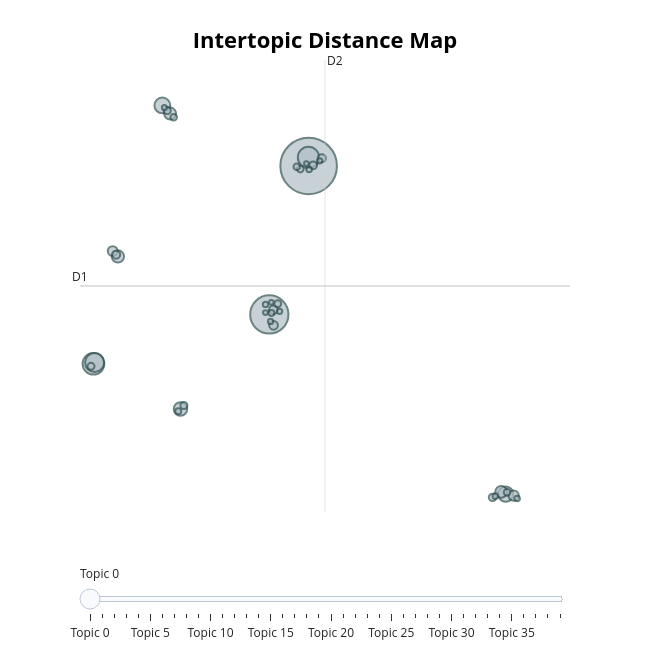

The notebook cell this image was saved under:
### Code cell
fig = topic_model.visualize_topics()
fig.write_html('output/bertopic_cluster_visualize.html')
fig.show()

### Figure 1 — Plotly figure (JSON) as saved in the notebook; plotly's stock layout.template omitted (floating-point values rounded to 4 significant figures)
{"data": [{"customdata": [[0, "makan | bergizi | gratis | saya | sekolah", 1601], [1, "bapak_prabowo | bapak | alhamdulillah | lanjutkan | sehat_selalu", 732], [2, "bapak_presiden | presiden | sehat_selalu | presidenku | bapak", 235], [3, "sekolah | pendidikan | guru | di | pendidikan_gratis", 227], [4, "indonesia | rakyat_indonesia | dan | semoga | untuk", 181], [5, "korupsi | koruptor | lahan_korupsi | korup | ladang_korupsi", 124], [6, "mokel | baik | niat | yang | bapak", 115], [7, "uang | uangnya | duit | saja | bapak", 91], [8, "program | bagus | programnya | nya | program_ini", 76], [9, "kerja | lapangan_pekerjaan | bos | lapangan_kerja | boss", 71], [10, "keracunan | banyak | anak | yang | racun", 70], [11, "jangan | tidak | bicara | belum | botak", 53], [12, "bpk | bpk_prabowo | bp | kn | yang", 47], [13, "menangis | beliau | sedih | air | mataku", 39], [14, "enak | enak_sangat | bakso | itu | enak_loh", 37], [15, "dapur | dapurnya | amanah | yang | jam_berapa", 33], [16, "program | program_ini | bagus | bapak | baik", 32], [17, "tim | belum_dapet | team | yang | gr", 30], [18, "selalu_habis | selalu | selalu_abis | alasanku | saya", 28], [19, "ekonomi | perekonomian | max | berputar | peluang_kerja", 26], [20, "pemimpin | republik | bela | muda | sejak", 25], [21, "gaji | kan | termin | bayar | di", 25], [22, "omon_omon | omon | mulu | bosan | doang", 24], [23, "nasi | kang | beras | bgai | mkn", 23], [24, "ahli_gizi | undang | profesi | pelatihan | bulan", 22], [25, "orang_tua | anaknya | orng_tua | perhatiin | nya", 22], [26, "sayur | bawang | sayuran | kangkung | putih", 21], [27, "sembako | murah | bahan_pokok | mahal | barang", 18], [28, "betul | benar | pa | ppkk | true", 18], [29, "pulang | abis | sampai_rumah | pas | belum", 16], [30, "kasih | rayat | persiden | saya | bersukur", 16], [31, "kek | kek_begini | kue | begitu | kali", 15], [32, "i_love_you | love | i_love | love_you | tahuuuuuuu", 15], [33, "sticker | soryyyy | maaaaappppp | dihabisin | itu", 14], [34, "maaf | maaf_ya_kakak | abisin | maaf_ya | cibatok", 14], [35, "pagi | telur | tidur | basi | kaliann", 14], [36, "kemiskinan | brantas | miskin | buka_lapangan_kerja | ngomel", 13], [37, "mokel | jabaning | astagfirullah | template | rantang", 11], [38, "masya_allah | bayak | ya_allah | butuhkn | sekalli", 11], [39, "lucu | tertawa | ngisi | badut | acara", 11]], "hovertemplate": "<b>Topic %{customdata[0]}</b><br>%{customdata[1]}<br>Size: %{customdata[2]}", "legendgroup": "", "marker": {"color": "#B0BEC5", "line": {"color": "DarkSlateGrey", "width": 2}, "size": [1601, 732, 235, 227, 181, 124, 115, 91, 76, 71, 70, 53, 47, 39, 37, 33, 32, 30, 28, 26, 25, 25, 24, 23, 22, 22, 21, 18, 18, 16, 16, 15, 15, 14, 14, 14, 13, 11, 11, 11], "sizemode": "area", "sizeref": 1.001, "symbol": "circle"}, "mode": "markers", "name": "", "orientation": "v", "showlegend": false, "type": "scatter", "x": [9.138, 6.648, -4.486, 9.127, -4.411, -0.1241, 21.61, 1.025, -2.939, 0.3688, 21.33, 22.11, -3.269, 6.918, 6.902, 9.971, -3.047, 9.427, 20.78, 0.1847, -4.64, 1.241, 7.182, 8.608, 0.5928, 21.7, 8.386, 0.884, 6.782, 22.33, 20.96, 9.17, 6.409, 7.301, 6.728, 9.837, 0.005776, 8.993, 6.4, 6.776], "xaxis": "x", "y": [14.71, 5.699, 2.71, 15.22, 2.784, 18.37, -5.19, -0.03541, 9.217, 17.88, -5.058, -5.279, 9.548, 5.042, 5.982, 15.17, 9.325, 14.75, -5.391, 18.06, 2.555, 0.1794, 6.349, 14.52, 17.66, -5.087, 14.65, -0.176, 5.795, -5.459, -5.319, 14.49, 6.311, 5.889, 5.275, 15.02, 18.24, 14.85, 5.813, 6.437], "yaxis": "y"}], "layout": {"annotations": [{"showarrow": false, "text": "D1", "x": -5.336, "y": 7.425, "yshift": 10}, {"showarrow": false, "text": "D2", "x": 10.17, "xshift": 10, "y": 21.13}], "height": 650, "hoverlabel": {"bgcolor": "white", "font": {"family": "Rockwell", "size": 16}}, "legend": {"itemsizing": "constant", "tracegroupgap": 0}, "margin": {"t": 60}, "shapes": [{"line": {"color": "#CFD8DC", "width": 2}, "type": "line", "x0": 10.17, "x1": 10.17, "y0": -6.278, "y1": 21.13}, {"line": {"color": "#9E9E9E", "width": 2}, "type": "line", "x0": -5.336, "x1": 25.68, "y0": 7.425, "y1": 7.425}], "sliders": [{"active": 0, "pad": {"t": 50}, "steps": [{"args": [{"marker.color": [["red", "#B0BEC5", "#B0BEC5", "#B0BEC5", "#B0BEC5", "#B0BEC5", "#B0BEC5", "#B0BEC5", "#B0BEC5", "#B0BEC5", "#B0BEC5", "#B0BEC5", "#B0BEC5", "#B0BEC5", "#B0BEC5", "#B0BEC5", "#B0BEC5", "#B0BEC5", "#B0BEC5", "#B0BEC5", "#B0BEC5", "#B0BEC5", "#B0BEC5", "#B0BEC5", "#B0BEC5", "#B0BEC5", "#B0BEC5", "#B0BEC5", "#B0BEC5", "#B0BEC5", "#B0BEC5", "#B0BEC5", "#B0BEC5", "#B0BEC5", "#B0BEC5", "#B0BEC5", "#B0BEC5", "#B0BEC5", "#B0BEC5", "#B0BEC5"]]}], "label": "Topic 0", "method": "update"}, {"args": [{"marker.color": [["#B0BEC5", "red", "#B0BEC5", "#B0BEC5", "#B0BEC5", "#B0BEC5", "#B0BEC5", "#B0BEC5", "#B0BEC5", "#B0BEC5", "#B0BEC5", "#B0BEC5", "#B0BEC5", "#B0BEC5", "#B0BEC5", "#B0BEC5", "#B0BEC5", "#B0BEC5", "#B0BEC5", "#B0BEC5", "#B0BEC5", "#B0BEC5", "#B0BEC5", "#B0BEC5", "#B0BEC5", "#B0BEC5", "#B0BEC5", "#B0BEC5", "#B0BEC5", "#B0BEC5", "#B0BEC5", "#B0BEC5", "#B0BEC5", "#B0BEC5", "#B0BEC5", "#B0BEC5", "#B0BEC5", "#B0BEC5", "#B0BEC5", "#B0BEC5"]]}], "label": "Topic 1", "method": "update"}, {"args": [{"marker.color": [["#B0BEC5", "#B0BEC5", "red", "#B0BEC5", "#B0BEC5", "#B0BEC5", "#B0BEC5", "#B0BEC5", "#B0BEC5", "#B0BEC5", "#B0BEC5", "#B0BEC5", "#B0BEC5", "#B0BEC5", "#B0BEC5", "#B0BEC5", "#B0BEC5", "#B0BEC5", "#B0BEC5", "#B0BEC5", "#B0BEC5", "#B0BEC5", "#B0BEC5", "#B0BEC5", "#B0BEC5", "#B0BEC5", "#B0BEC5", "#B0BEC5", "#B0BEC5", "#B0BEC5", "#B0BEC5", "#B0BEC5", "#B0BEC5", "#B0BEC5", "#B0BEC5", "#B0BEC5", "#B0BEC5", "#B0BEC5", "#B0BEC5", "#B0BEC5"]]}], "label": "Topic 2", "method": "update"}, {"args": [{"marker.color": [["#B0BEC5", "#B0BEC5", "#B0BEC5", "red", "#B0BEC5", "#B0BEC5", "#B0BEC5", "#B0BEC5", "#B0BEC5", "#B0BEC5", "#B0BEC5", "#B0BEC5", "#B0BEC5", "#B0BEC5", "#B0BEC5", "#B0BEC5", "#B0BEC5", "#B0BEC5", "#B0BEC5", "#B0BEC5", "#B0BEC5", "#B0BEC5", "#B0BEC5", "#B0BEC5", "#B0BEC5", "#B0BEC5", "#B0BEC5", "#B0BEC5", "#B0BEC5", "#B0BEC5", "#B0BEC5", "#B0BEC5", "#B0BEC5", "#B0BEC5", "#B0BEC5", "#B0BEC5", "#B0BEC5", "#B0BEC5", "#B0BEC5", "#B0BEC5"]]}], "label": "Topic 3", "method": "update"}, {"args": [{"marker.color": [["#B0BEC5", "#B0BEC5", "#B0BEC5", "#B0BEC5", "red", "#B0BEC5", "#B0BEC5", "#B0BEC5", "#B0BEC5", "#B0BEC5", "#B0BEC5", "#B0BEC5", "#B0BEC5", "#B0BEC5", "#B0BEC5", "#B0BEC5", "#B0BEC5", "#B0BEC5", "#B0BEC5", "#B0BEC5", "#B0BEC5", "#B0BEC5", "#B0BEC5", "#B0BEC5", "#B0BEC5", "#B0BEC5", "#B0BEC5", "#B0BEC5", "#B0BEC5", "#B0BEC5", "#B0BEC5", "#B0BEC5", "#B0BEC5", "#B0BEC5", "#B0BEC5", "#B0BEC5", "#B0BEC5", "#B0BEC5", "#B0BEC5", "#B0BEC5"]]}], "label": "Topic 4", "method": "update"}, {"args": [{"marker.color": [["#B0BEC5", "#B0BEC5", "#B0BEC5", "#B0BEC5", "#B0BEC5", "red", "#B0BEC5", "#B0BEC5", "#B0BEC5", "#B0BEC5", "#B0BEC5", "#B0BEC5", "#B0BEC5", "#B0BEC5", "#B0BEC5", "#B0BEC5", "#B0BEC5", "#B0BEC5", "#B0BEC5", "#B0BEC5", "#B0BEC5", "#B0BEC5", "#B0BEC5", "#B0BEC5", "#B0BEC5", "#B0BEC5", "#B0BEC5", "#B0BEC5", "#B0BEC5", "#B0BEC5", "#B0BEC5", "#B0BEC5", "#B0BEC5", "#B0BEC5", "#B0BEC5", "#B0BEC5", "#B0BEC5", "#B0BEC5", "#B0BEC5", "#B0BEC5"]]}], "label": "Topic 5", "method": "update"}, {"args": [{"marker.color": [["#B0BEC5", "#B0BEC5", "#B0BEC5", "#B0BEC5", "#B0BEC5", "#B0BEC5", "red", "#B0BEC5", "#B0BEC5", "#B0BEC5", "#B0BEC5", "#B0BEC5", "#B0BEC5", "#B0BEC5", "#B0BEC5", "#B0BEC5", "#B0BEC5", "#B0BEC5", "#B0BEC5", "#B0BEC5", "#B0BEC5", "#B0BEC5", "#B0BEC5", "#B0BEC5", "#B0BEC5", "#B0BEC5", "#B0BEC5", "#B0BEC5", "#B0BEC5", "#B0BEC5", "#B0BEC5", "#B0BEC5", "#B0BEC5", "#B0BEC5", "#B0BEC5", "#B0BEC5", "#B0BEC5", "#B0BEC5", "#B0BEC5", "#B0BEC5"]]}], "label": "Topic 6", "method": "update"}, {"args": [{"marker.color": [["#B0BEC5", "#B0BEC5", "#B0BEC5", "#B0BEC5", "#B0BEC5", "#B0BEC5", "#B0BEC5", "red", "#B0BEC5", "#B0BEC5", "#B0BEC5", "#B0BEC5", "#B0BEC5", "#B0BEC5", "#B0BEC5", "#B0BEC5", "#B0BEC5", "#B0BEC5", "#B0BEC5", "#B0BEC5", "#B0BEC5", "#B0BEC5", "#B0BEC5", "#B0BEC5", "#B0BEC5", "#B0BEC5", "#B0BEC5", "#B0BEC5", "#B0BEC5", "#B0BEC5", "#B0BEC5", "#B0BEC5", "#B0BEC5", "#B0BEC5", "#B0BEC5", "#B0BEC5", "#B0BEC5", "#B0BEC5", "#B0BEC5", "#B0BEC5"]]}], "label": "Topic 7", "method": "update"}, {"args": [{"marker.color": [["#B0BEC5", "#B0BEC5", "#B0BEC5", "#B0BEC5", "#B0BEC5", "#B0BEC5", "#B0BEC5", "#B0BEC5", "red", "#B0BEC5", "#B0BEC5", "#B0BEC5", "#B0BEC5", "#B0BEC5", "#B0BEC5", "#B0BEC5", "#B0BEC5", "#B0BEC5", "#B0BEC5", "#B0BEC5", "#B0BEC5", "#B0BEC5", "#B0BEC5", "#B0BEC5", "#B0BEC5", "#B0BEC5", "#B0BEC5", "#B0BEC5", "#B0BEC5", "#B0BEC5", "#B0BEC5", "#B0BEC5", "#B0BEC5", "#B0BEC5", "#B0BEC5", "#B0BEC5", "#B0BEC5", "#B0BEC5", "#B0BEC5", "#B0BEC5"]]}], "label": "Topic 8", "method": "update"}, {"args": [{"marker.color": [["#B0BEC5", "#B0BEC5", "#B0BEC5", "#B0BEC5", "#B0BEC5", "#B0BEC5", "#B0BEC5", "#B0BEC5", "#B0BEC5", "red", "#B0BEC5", "#B0BEC5", "#B0BEC5", "#B0BEC5", "#B0BEC5", "#B0BEC5", "#B0BEC5", "#B0BEC5", "#B0BEC5", "#B0BEC5", "#B0BEC5", "#B0BEC5", "#B0BEC5", "#B0BEC5", "#B0BEC5", "#B0BEC5", "#B0BEC5", "#B0BEC5", "#B0BEC5", "#B0BEC5", "#B0BEC5", "#B0BEC5", "#B0BEC5", "#B0BEC5", "#B0BEC5", "#B0BEC5", "#B0BEC5", "#B0BEC5", "#B0BEC5", "#B0BEC5"]]}], "label": "Topic 9", "method": "update"}, {"args": [{"marker.color": [["#B0BEC5", "#B0BEC5", "#B0BEC5", "#B0BEC5", "#B0BEC5", "#B0BEC5", "#B0BEC5", "#B0BEC5", "#B0BEC5", "#B0BEC5", "red", "#B0BEC5", "#B0BEC5", "#B0BEC5", "#B0BEC5", "#B0BEC5", "#B0BEC5", "#B0BEC5", "#B0BEC5", "#B0BEC5", "#B0BEC5", "#B0BEC5", "#B0BEC5", "#B0BEC5", "#B0BEC5", "#B0BEC5", "#B0BEC5", "#B0BEC5", "#B0BEC5", "#B0BEC5", "#B0BEC5", "#B0BEC5", "#B0BEC5", "#B0BEC5", "#B0BEC5", "#B0BEC5", "#B0BEC5", "#B0BEC5", "#B0BEC5", "#B0BEC5"]]}], "label": "Topic 10", "method": "update"}, {"args": [{"marker.color": [["#B0BEC5", "#B0BEC5", "#B0BEC5", "#B0BEC5", "#B0BEC5", "#B0BEC5", "#B0BEC5", "#B0BEC5", "#B0BEC5", "#B0BEC5", "#B0BEC5", "red", "#B0BEC5", "#B0BEC5", "#B0BEC5", "#B0BEC5", "#B0BEC5", "#B0BEC5", "#B0BEC5", "#B0BEC5", "#B0BEC5", "#B0BEC5", "#B0BEC5", "#B0BEC5", "#B0BEC5", "#B0BEC5", "#B0BEC5", "#B0BEC5", "#B0BEC5", "#B0BEC5", "#B0BEC5", "#B0BEC5", "#B0BEC5", "#B0BEC5", "#B0BEC5", "#B0BEC5", "#B0BEC5", "#B0BEC5", "#B0BEC5", "#B0BEC5"]]}], "label": "Topic 11", "method": "update"}, {"args": [{"marker.color": [["#B0BEC5", "#B0BEC5", "#B0BEC5", "#B0BEC5", "#B0BEC5", "#B0BEC5", "#B0BEC5", "#B0BEC5", "#B0BEC5", "#B0BEC5", "#B0BEC5", "#B0BEC5", "red", "#B0BEC5", "#B0BEC5", "#B0BEC5", "#B0BEC5", "#B0BEC5", "#B0BEC5", "#B0BEC5", "#B0BEC5", "#B0BEC5", "#B0BEC5", "#B0BEC5", "#B0BEC5", "#B0BEC5", "#B0BEC5", "#B0BEC5", "#B0BEC5", "#B0BEC5", "#B0BEC5", "#B0BEC5", "#B0BEC5", "#B0BEC5", "#B0BEC5", "#B0BEC5", "#B0BEC5", "#B0BEC5", "#B0BEC5", "#B0BEC5"]]}], "label": "Topic 12", "method": "update"}, {"args": [{"marker.color": [["#B0BEC5", "#B0BEC5", "#B0BEC5", "#B0BEC5", "#B0BEC5", "#B0BEC5", "#B0BEC5", "#B0BEC5", "#B0BEC5", "#B0BEC5", "#B0BEC5", "#B0BEC5", "#B0BEC5", "red", "#B0BEC5", "#B0BEC5", "#B0BEC5", "#B0BEC5", "#B0BEC5", "#B0BEC5", "#B0BEC5", "#B0BEC5", "#B0BEC5", "#B0BEC5", "#B0BEC5", "#B0BEC5", "#B0BEC5", "#B0BEC5", "#B0BEC5", "#B0BEC5", "#B0BEC5", "#B0BEC5", "#B0BEC5", "#B0BEC5", "#B0BEC5", "#B0BEC5", "#B0BEC5", "#B0BEC5", "#B0BEC5", "#B0BEC5"]]}], "label": "Topic 13", "method": "update"}, {"args": [{"marker.color": [["#B0BEC5", "#B0BEC5", "#B0BEC5", "#B0BEC5", "#B0BEC5", "#B0BEC5", "#B0BEC5", "#B0BEC5", "#B0BEC5", "#B0BEC5", "#B0BEC5", "#B0BEC5", "#B0BEC5", "#B0BEC5", "red", "#B0BEC5", "#B0BEC5", "#B0BEC5", "#B0BEC5", "#B0BEC5", "#B0BEC5", "#B0BEC5", "#B0BEC5", "#B0BEC5", "#B0BEC5", "#B0BEC5", "#B0BEC5", "#B0BEC5", "#B0BEC5", "#B0BEC5", "#B0BEC5", "#B0BEC5", "#B0BEC5", "#B0BEC5", "#B0BEC5", "#B0BEC5", "#B0BEC5", "#B0BEC5", "#B0BEC5", "#B0BEC5"]]}], "label": "Topic 14", "method": "update"}, {"args": [{"marker.color": [["#B0BEC5", "#B0BEC5", "#B0BEC5", "#B0BEC5", "#B0BEC5", "#B0BEC5", "#B0BEC5", "#B0BEC5", "#B0BEC5", "#B0BEC5", "#B0BEC5", "#B0BEC5", "#B0BEC5", "#B0BEC5", "#B0BEC5", "red", "#B0BEC5", "#B0BEC5", "#B0BEC5", "#B0BEC5", "#B0BEC5", "#B0BEC5", "#B0BEC5", "#B0BEC5", "#B0BEC5", "#B0BEC5", "#B0BEC5", "#B0BEC5", "#B0BEC5", "#B0BEC5", "#B0BEC5", "#B0BEC5", "#B0BEC5", "#B0BEC5", "#B0BEC5", "#B0BEC5", "#B0BEC5", "#B0BEC5", "#B0BEC5", "#B0BEC5"]]}], "label": "Topic 15", "method": "update"}, {"args": [{"marker.color": [["#B0BEC5", "#B0BEC5", "#B0BEC5", "#B0BEC5", "#B0BEC5", "#B0BEC5", "#B0BEC5", "#B0BEC5", "#B0BEC5", "#B0BEC5", "#B0BEC5", "#B0BEC5", "#B0BEC5", "#B0BEC5", "#B0BEC5", "#B0BEC5", "red", "#B0BEC5", "#B0BEC5", "#B0BEC5", "#B0BEC5", "#B0BEC5", "#B0BEC5", "#B0BEC5", "#B0BEC5", "#B0BEC5", "#B0BEC5", "#B0BEC5", "#B0BEC5", "#B0BEC5", "#B0BEC5", "#B0BEC5", "#B0BEC5", "#B0BEC5", "#B0BEC5", "#B0BEC5", "#B0BEC5", "#B0BEC5", "#B0BEC5", "#B0BEC5"]]}], "label": "Topic 16", "method": "update"}, {"args": [{"marker.color": [["#B0BEC5", "#B0BEC5", "#B0BEC5", "#B0BEC5", "#B0BEC5", "#B0BEC5", "#B0BEC5", "#B0BEC5", "#B0BEC5", "#B0BEC5", "#B0BEC5", "#B0BEC5", "#B0BEC5", "#B0BEC5", "#B0BEC5", "#B0BEC5", "#B0BEC5", "red", "#B0BEC5", "#B0BEC5", "#B0BEC5", "#B0BEC5", "#B0BEC5", "#B0BEC5", "#B0BEC5", "#B0BEC5", "#B0BEC5", "#B0BEC5", "#B0BEC5", "#B0BEC5", "#B0BEC5", "#B0BEC5", "#B0BEC5", "#B0BEC5", "#B0BEC5", "#B0BEC5", "#B0BEC5", "#B0BEC5", "#B0BEC5", "#B0BEC5"]]}], "label": "Topic 17", "method": "update"}, {"args": [{"marker.color": [["#B0BEC5", "#B0BEC5", "#B0BEC5", "#B0BEC5", "#B0BEC5", "#B0BEC5", "#B0BEC5", "#B0BEC5", "#B0BEC5", "#B0BEC5", "#B0BEC5", "#B0BEC5", "#B0BEC5", "#B0BEC5", "#B0BEC5", "#B0BEC5", "#B0BEC5", "#B0BEC5", "red", "#B0BEC5", "#B0BEC5", "#B0BEC5", "#B0BEC5", "#B0BEC5", "#B0BEC5", "#B0BEC5", "#B0BEC5", "#B0BEC5", "#B0BEC5", "#B0BEC5", "#B0BEC5", "#B0BEC5", "#B0BEC5", "#B0BEC5", "#B0BEC5", "#B0BEC5", "#B0BEC5", "#B0BEC5", "#B0BEC5", "#B0BEC5"]]}], "label": "Topic 18", "method": "update"}, {"args": [{"marker.color": [["#B0BEC5", "#B0BEC5", "#B0BEC5", "#B0BEC5", "#B0BEC5", "#B0BEC5", "#B0BEC5", "#B0BEC5", "#B0BEC5", "#B0BEC5", "#B0BEC5", "#B0BEC5", "#B0BEC5", "#B0BEC5", "#B0BEC5", "#B0BEC5", "#B0BEC5", "#B0BEC5", "#B0BEC5", "red", "#B0BEC5", "#B0BEC5", "#B0BEC5", "#B0BEC5", "#B0BEC5", "#B0BEC5", "#B0BEC5", "#B0BEC5", "#B0BEC5", "#B0BEC5", "#B0BEC5", "#B0BEC5", "#B0BEC5", "#B0BEC5", "#B0BEC5", "#B0BEC5", "#B0BEC5", "#B0BEC5", "#B0BEC5", "#B0BEC5"]]}], "label": "Topic 19", "method": "update"}, {"args": [{"marker.color": [["#B0BEC5", "#B0BEC5", "#B0BEC5", "#B0BEC5", "#B0BEC5", "#B0BEC5", "#B0BEC5", "#B0BEC5", "#B0BEC5", "#B0BEC5", "#B0BEC5", "#B0BEC5", "#B0BEC5", "#B0BEC5", "#B0BEC5", "#B0BEC5", "#B0BEC5", "#B0BEC5", "#B0BEC5", "#B0BEC5", "red", "#B0BEC5", "#B0BEC5", "#B0BEC5", "#B0BEC5", "#B0BEC5", "#B0BEC5", "#B0BEC5", "#B0BEC5", "#B0BEC5", "#B0BEC5", "#B0BEC5", "#B0BEC5", "#B0BEC5", "#B0BEC5", "#B0BEC5", "#B0BEC5", "#B0BEC5", "#B0BEC5", "#B0BEC5"]]}], "label": "Topic 20", "method": "update"}, {"args": [{"marker.color": [["#B0BEC5", "#B0BEC5", "#B0BEC5", "#B0BEC5", "#B0BEC5", "#B0BEC5", "#B0BEC5", "#B0BEC5", "#B0BEC5", "#B0BEC5", "#B0BEC5", "#B0BEC5", "#B0BEC5", "#B0BEC5", "#B0BEC5", "#B0BEC5", "#B0BEC5", "#B0BEC5", "#B0BEC5", "#B0BEC5", "#B0BEC5", "red", "#B0BEC5", "#B0BEC5", "#B0BEC5", "#B0BEC5", "#B0BEC5", "#B0BEC5", "#B0BEC5", "#B0BEC5", "#B0BEC5", "#B0BEC5", "#B0BEC5", "#B0BEC5", "#B0BEC5", "#B0BEC5", "#B0BEC5", "#B0BEC5", "#B0BEC5", "#B0BEC5"]]}], "label": "Topic 21", "method": "update"}, {"args": [{"marker.color": [["#B0BEC5", "#B0BEC5", "#B0BEC5", "#B0BEC5", "#B0BEC5", "#B0BEC5", "#B0BEC5", "#B0BEC5", "#B0BEC5", "#B0BEC5", "#B0BEC5", "#B0BEC5", "#B0BEC5", "#B0BEC5", "#B0BEC5", "#B0BEC5", "#B0BEC5", "#B0BEC5", "#B0BEC5", "#B0BEC5", "#B0BEC5", "#B0BEC5", "red", "#B0BEC5", "#B0BEC5", "#B0BEC5", "#B0BEC5", "#B0BEC5", "#B0BEC5", "#B0BEC5", "#B0BEC5", "#B0BEC5", "#B0BEC5", "#B0BEC5", "#B0BEC5", "#B0BEC5", "#B0BEC5", "#B0BEC5", "#B0BEC5", "#B0BEC5"]]}], "label": "Topic 22", "method": "update"}, {"args": [{"marker.color": [["#B0BEC5", "#B0BEC5", "#B0BEC5", "#B0BEC5", "#B0BEC5", "#B0BEC5", "#B0BEC5", "#B0BEC5", "#B0BEC5", "#B0BEC5", "#B0BEC5", "#B0BEC5", "#B0BEC5", "#B0BEC5", "#B0BEC5", "#B0BEC5", "#B0BEC5", "#B0BEC5", "#B0BEC5", "#B0BEC5", "#B0BEC5", "#B0BEC5", "#B0BEC5", "red", "#B0BEC5", "#B0BEC5", "#B0BEC5", "#B0BEC5", "#B0BEC5", "#B0BEC5", "#B0BEC5", "#B0BEC5", "#B0BEC5", "#B0BEC5", "#B0BEC5", "#B0BEC5", "#B0BEC5", "#B0BEC5", "#B0BEC5", "#B0BEC5"]]}], "label": "Topic 23", "method": "update"}, {"args": [{"marker.color": [["#B0BEC5", "#B0BEC5", "#B0BEC5", "#B0BEC5", "#B0BEC5", "#B0BEC5", "#B0BEC5", "#B0BEC5", "#B0BEC5", "#B0BEC5", "#B0BEC5", "#B0BEC5", "#B0BEC5", "#B0BEC5", "#B0BEC5", "#B0BEC5", "#B0BEC5", "#B0BEC5", "#B0BEC5", "#B0BEC5", "#B0BEC5", "#B0BEC5", "#B0BEC5", "#B0BEC5", "red", "#B0BEC5", "#B0BEC5", "#B0BEC5", "#B0BEC5", "#B0BEC5", "#B0BEC5", "#B0BEC5", "#B0BEC5", "#B0BEC5", "#B0BEC5", "#B0BEC5", "#B0BEC5", "#B0BEC5", "#B0BEC5", "#B0BEC5"]]}], "label": "Topic 24", "method": "update"}, {"args": [{"marker.color": [["#B0BEC5", "#B0BEC5", "#B0BEC5", "#B0BEC5", "#B0BEC5", "#B0BEC5", "#B0BEC5", "#B0BEC5", "#B0BEC5", "#B0BEC5", "#B0BEC5", "#B0BEC5", "#B0BEC5", "#B0BEC5", "#B0BEC5", "#B0BEC5", "#B0BEC5", "#B0BEC5", "#B0BEC5", "#B0BEC5", "#B0BEC5", "#B0BEC5", "#B0BEC5", "#B0BEC5", "#B0BEC5", "red", "#B0BEC5", "#B0BEC5", "#B0BEC5", "#B0BEC5", "#B0BEC5", "#B0BEC5", "#B0BEC5", "#B0BEC5", "#B0BEC5", "#B0BEC5", "#B0BEC5", "#B0BEC5", "#B0BEC5", "#B0BEC5"]]}], "label": "Topic 25", "method": "update"}, {"args": [{"marker.color": [["#B0BEC5", "#B0BEC5", "#B0BEC5", "#B0BEC5", "#B0BEC5", "#B0BEC5", "#B0BEC5", "#B0BEC5", "#B0BEC5", "#B0BEC5", "#B0BEC5", "#B0BEC5", "#B0BEC5", "#B0BEC5", "#B0BEC5", "#B0BEC5", "#B0BEC5", "#B0BEC5", "#B0BEC5", "#B0BEC5", "#B0BEC5", "#B0BEC5", "#B0BEC5", "#B0BEC5", "#B0BEC5", "#B0BEC5", "red", "#B0BEC5", "#B0BEC5", "#B0BEC5", "#B0BEC5", "#B0BEC5", "#B0BEC5", "#B0BEC5", "#B0BEC5", "#B0BEC5", "#B0BEC5", "#B0BEC5", "#B0BEC5", "#B0BEC5"]]}], "label": "Topic 26", "method": "update"}, {"args": [{"marker.color": [["#B0BEC5", "#B0BEC5", "#B0BEC5", "#B0BEC5", "#B0BEC5", "#B0BEC5", "#B0BEC5", "#B0BEC5", "#B0BEC5", "#B0BEC5", "#B0BEC5", "#B0BEC5", "#B0BEC5", "#B0BEC5", "#B0BEC5", "#B0BEC5", "#B0BEC5", "#B0BEC5", "#B0BEC5", "#B0BEC5", "#B0BEC5", "#B0BEC5", "#B0BEC5", "#B0BEC5", "#B0BEC5", "#B0BEC5", "#B0BEC5", "red", "#B0BEC5", "#B0BEC5", "#B0BEC5", "#B0BEC5", "#B0BEC5", "#B0BEC5", "#B0BEC5", "#B0BEC5", "#B0BEC5", "#B0BEC5", "#B0BEC5", "#B0BEC5"]]}], "label": "Topic 27", "method": "update"}, {"args": [{"marker.color": [["#B0BEC5", "#B0BEC5", "#B0BEC5", "#B0BEC5", "#B0BEC5", "#B0BEC5", "#B0BEC5", "#B0BEC5", "#B0BEC5", "#B0BEC5", "#B0BEC5", "#B0BEC5", "#B0BEC5", "#B0BEC5", "#B0BEC5", "#B0BEC5", "#B0BEC5", "#B0BEC5", "#B0BEC5", "#B0BEC5", "#B0BEC5", "#B0BEC5", "#B0BEC5", "#B0BEC5", "#B0BEC5", "#B0BEC5", "#B0BEC5", "#B0BEC5", "red", "#B0BEC5", "#B0BEC5", "#B0BEC5", "#B0BEC5", "#B0BEC5", "#B0BEC5", "#B0BEC5", "#B0BEC5", "#B0BEC5", "#B0BEC5", "#B0BEC5"]]}], "label": "Topic 28", "method": "update"}, {"args": [{"marker.color": [["#B0BEC5", "#B0BEC5", "#B0BEC5", "#B0BEC5", "#B0BEC5", "#B0BEC5", "#B0BEC5", "#B0BEC5", "#B0BEC5", "#B0BEC5", "#B0BEC5", "#B0BEC5", "#B0BEC5", "#B0BEC5", "#B0BEC5", "#B0BEC5", "#B0BEC5", "#B0BEC5", "#B0BEC5", "#B0BEC5", "#B0BEC5", "#B0BEC5", "#B0BEC5", "#B0BEC5", "#B0BEC5", "#B0BEC5", "#B0BEC5", "#B0BEC5", "#B0BEC5", "red", "#B0BEC5", "#B0BEC5", "#B0BEC5", "#B0BEC5", "#B0BEC5", "#B0BEC5", "#B0BEC5", "#B0BEC5", "#B0BEC5", "#B0BEC5"]]}], "label": "Topic 29", "method": "update"}, {"args": [{"marker.color": [["#B0BEC5", "#B0BEC5", "#B0BEC5", "#B0BEC5", "#B0BEC5", "#B0BEC5", "#B0BEC5", "#B0BEC5", "#B0BEC5", "#B0BEC5", "#B0BEC5", "#B0BEC5", "#B0BEC5", "#B0BEC5", "#B0BEC5", "#B0BEC5", "#B0BEC5", "#B0BEC5", "#B0BEC5", "#B0BEC5", "#B0BEC5", "#B0BEC5", "#B0BEC5", "#B0BEC5", "#B0BEC5", "#B0BEC5", "#B0BEC5", "#B0BEC5", "#B0BEC5", "#B0BEC5", "red", "#B0BEC5", "#B0BEC5", "#B0BEC5", "#B0BEC5", "#B0BEC5", "#B0BEC5", "#B0BEC5", "#B0BEC5", "#B0BEC5"]]}], "label": "Topic 30", "method": "update"}, {"args": [{"marker.color": [["#B0BEC5", "#B0BEC5", "#B0BEC5", "#B0BEC5", "#B0BEC5", "#B0BEC5", "#B0BEC5", "#B0BEC5", "#B0BEC5", "#B0BEC5", "#B0BEC5", "#B0BEC5", "#B0BEC5", "#B0BEC5", "#B0BEC5", "#B0BEC5", "#B0BEC5", "#B0BEC5", "#B0BEC5", "#B0BEC5", "#B0BEC5", "#B0BEC5", "#B0BEC5", "#B0BEC5", "#B0BEC5", "#B0BEC5", "#B0BEC5", "#B0BEC5", "#B0BEC5", "#B0BEC5", "#B0BEC5", "red", "#B0BEC5", "#B0BEC5", "#B0BEC5", "#B0BEC5", "#B0BEC5", "#B0BEC5", "#B0BEC5", "#B0BEC5"]]}], "label": "Topic 31", "method": "update"}, {"args": [{"marker.color": [["#B0BEC5", "#B0BEC5", "#B0BEC5", "#B0BEC5", "#B0BEC5", "#B0BEC5", "#B0BEC5", "#B0BEC5", "#B0BEC5", "#B0BEC5", "#B0BEC5", "#B0BEC5", "#B0BEC5", "#B0BEC5", "#B0BEC5", "#B0BEC5", "#B0BEC5", "#B0BEC5", "#B0BEC5", "#B0BEC5", "#B0BEC5", "#B0BEC5", "#B0BEC5", "#B0BEC5", "#B0BEC5", "#B0BEC5", "#B0BEC5", "#B0BEC5", "#B0BEC5", "#B0BEC5", "#B0BEC5", "#B0BEC5", "red", "#B0BEC5", "#B0BEC5", "#B0BEC5", "#B0BEC5", "#B0BEC5", "#B0BEC5", "#B0BEC5"]]}], "label": "Topic 32", "method": "update"}, {"args": [{"marker.color": [["#B0BEC5", "#B0BEC5", "#B0BEC5", "#B0BEC5", "#B0BEC5", "#B0BEC5", "#B0BEC5", "#B0BEC5", "#B0BEC5", "#B0BEC5", "#B0BEC5", "#B0BEC5", "#B0BEC5", "#B0BEC5", "#B0BEC5", "#B0BEC5", "#B0BEC5", "#B0BEC5", "#B0BEC5", "#B0BEC5", "#B0BEC5", "#B0BEC5", "#B0BEC5", "#B0BEC5", "#B0BEC5", "#B0BEC5", "#B0BEC5", "#B0BEC5", "#B0BEC5", "#B0BEC5", "#B0BEC5", "#B0BEC5", "#B0BEC5", "red", "#B0BEC5", "#B0BEC5", "#B0BEC5", "#B0BEC5", "#B0BEC5", "#B0BEC5"]]}], "label": "Topic 33", "method": "update"}, {"args": [{"marker.color": [["#B0BEC5", "#B0BEC5", "#B0BEC5", "#B0BEC5", "#B0BEC5", "#B0BEC5", "#B0BEC5", "#B0BEC5", "#B0BEC5", "#B0BEC5", "#B0BEC5", "#B0BEC5", "#B0BEC5", "#B0BEC5", "#B0BEC5", "#B0BEC5", "#B0BEC5", "#B0BEC5", "#B0BEC5", "#B0BEC5", "#B0BEC5", "#B0BEC5", "#B0BEC5", "#B0BEC5", "#B0BEC5", "#B0BEC5", "#B0BEC5", "#B0BEC5", "#B0BEC5", "#B0BEC5", "#B0BEC5", "#B0BEC5", "#B0BEC5", "#B0BEC5", "red", "#B0BEC5", "#B0BEC5", "#B0BEC5", "#B0BEC5", "#B0BEC5"]]}], "label": "Topic 34", "method": "update"}, {"args": [{"marker.color": [["#B0BEC5", "#B0BEC5", "#B0BEC5", "#B0BEC5", "#B0BEC5", "#B0BEC5", "#B0BEC5", "#B0BEC5", "#B0BEC5", "#B0BEC5", "#B0BEC5", "#B0BEC5", "#B0BEC5", "#B0BEC5", "#B0BEC5", "#B0BEC5", "#B0BEC5", "#B0BEC5", "#B0BEC5", "#B0BEC5", "#B0BEC5", "#B0BEC5", "#B0BEC5", "#B0BEC5", "#B0BEC5", "#B0BEC5", "#B0BEC5", "#B0BEC5", "#B0BEC5", "#B0BEC5", "#B0BEC5", "#B0BEC5", "#B0BEC5", "#B0BEC5", "#B0BEC5", "red", "#B0BEC5", "#B0BEC5", "#B0BEC5", "#B0BEC5"]]}], "label": "Topic 35", "method": "update"}, {"args": [{"marker.color": [["#B0BEC5", "#B0BEC5", "#B0BEC5", "#B0BEC5", "#B0BEC5", "#B0BEC5", "#B0BEC5", "#B0BEC5", "#B0BEC5", "#B0BEC5", "#B0BEC5", "#B0BEC5", "#B0BEC5", "#B0BEC5", "#B0BEC5", "#B0BEC5", "#B0BEC5", "#B0BEC5", "#B0BEC5", "#B0BEC5", "#B0BEC5", "#B0BEC5", "#B0BEC5", "#B0BEC5", "#B0BEC5", "#B0BEC5", "#B0BEC5", "#B0BEC5", "#B0BEC5", "#B0BEC5", "#B0BEC5", "#B0BEC5", "#B0BEC5", "#B0BEC5", "#B0BEC5", "#B0BEC5", "red", "#B0BEC5", "#B0BEC5", "#B0BEC5"]]}], "label": "Topic 36", "method": "update"}, {"args": [{"marker.color": [["#B0BEC5", "#B0BEC5", "#B0BEC5", "#B0BEC5", "#B0BEC5", "#B0BEC5", "#B0BEC5", "#B0BEC5", "#B0BEC5", "#B0BEC5", "#B0BEC5", "#B0BEC5", "#B0BEC5", "#B0BEC5", "#B0BEC5", "#B0BEC5", "#B0BEC5", "#B0BEC5", "#B0BEC5", "#B0BEC5", "#B0BEC5", "#B0BEC5", "#B0BEC5", "#B0BEC5", "#B0BEC5", "#B0BEC5", "#B0BEC5", "#B0BEC5", "#B0BEC5", "#B0BEC5", "#B0BEC5", "#B0BEC5", "#B0BEC5", "#B0BEC5", "#B0BEC5", "#B0BEC5", "#B0BEC5", "red", "#B0BEC5", "#B0BEC5"]]}], "label": "Topic 37", "method": "update"}, {"args": [{"marker.color": [["#B0BEC5", "#B0BEC5", "#B0BEC5", "#B0BEC5", "#B0BEC5", "#B0BEC5", "#B0BEC5", "#B0BEC5", "#B0BEC5", "#B0BEC5", "#B0BEC5", "#B0BEC5", "#B0BEC5", "#B0BEC5", "#B0BEC5", "#B0BEC5", "#B0BEC5", "#B0BEC5", "#B0BEC5", "#B0BEC5", "#B0BEC5", "#B0BEC5", "#B0BEC5", "#B0BEC5", "#B0BEC5", "#B0BEC5", "#B0BEC5", "#B0BEC5", "#B0BEC5", "#B0BEC5", "#B0BEC5", "#B0BEC5", "#B0BEC5", "#B0BEC5", "#B0BEC5", "#B0BEC5", "#B0BEC5", "#B0BEC5", "red", "#B0BEC5"]]}], "label": "Topic 38", "method": "update"}, {"args": [{"marker.color": [["#B0BEC5", "#B0BEC5", "#B0BEC5", "#B0BEC5", "#B0BEC5", "#B0BEC5", "#B0BEC5", "#B0BEC5", "#B0BEC5", "#B0BEC5", "#B0BEC5", "#B0BEC5", "#B0BEC5", "#B0BEC5", "#B0BEC5", "#B0BEC5", "#B0BEC5", "#B0BEC5", "#B0BEC5", "#B0BEC5", "#B0BEC5", "#B0BEC5", "#B0BEC5", "#B0BEC5", "#B0BEC5", "#B0BEC5", "#B0BEC5", "#B0BEC5", "#B0BEC5", "#B0BEC5", "#B0BEC5", "#B0BEC5", "#B0BEC5", "#B0BEC5", "#B0BEC5", "#B0BEC5", "#B0BEC5", "#B0BEC5", "#B0BEC5", "red"]]}], "label": "Topic 39", "method": "update"}]}], "title": {"font": {"color": "Black", "size": 22}, "text": "<b>Intertopic Distance Map</b>", "x": 0.5, "xanchor": "center", "y": 0.95, "yanchor": "top"}, "width": 650, "xaxis": {"anchor": "y", "domain": [0, 1], "range": [-5.336, 25.68], "title": {"text": ""}, "visible": false}, "yaxis": {"anchor": "x", "domain": [0, 1], "range": [-6.278, 21.13], "title": {"text": ""}, "visible": false}}}
